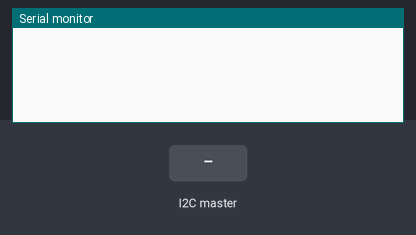
The sketch below on a simulated Arduino Uno, built with avr-gcc and run on an emulated ATmega328P. Shown: the last lines printed to the serial monitor. Inputs (shaded band) come from the test bench.

Above: at 1.2 s.
1.3 s: the I2C master sends the byte 1
At 2.5 s:
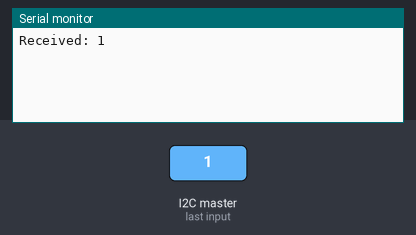
2.8 s: the I2C master sends the byte 90
At 3.7 s:
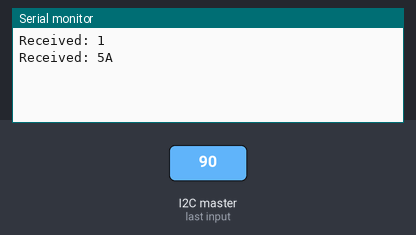
4.3 s: the I2C master sends the byte 200
At 4.9 s:
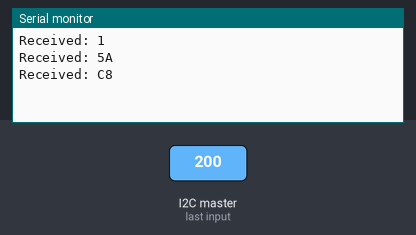

The sketch:

I2C.ino
```cpp
#include <Wire.h>

#define I2C_SLAVE_ADDRESS 0x48  // Same as MSPM0G350x master

uint8_t receivedData[16];  // Buffer to store received data

void setup() {
    Wire.begin(I2C_SLAVE_ADDRESS);  // Set Arduino as I2C slave
    Wire.onReceive(receiveEvent);   // Register receive callback
    Serial.begin(115200);           // Debugging via Serial Monitor
}

void loop() {
    delay(100);  // Just to avoid excessive CPU usage
}

// 📌 Callback: Runs when master sends data
void receiveEvent(int bytes) {
    int i = 0;
    while (Wire.available() && i < 16) {
        receivedData[i++] = Wire.read();  // Read each byte
    }

    Serial.print("Received: ");
    for (int j = 0; j < i; j++) {
        Serial.print(receivedData[j], HEX);
        Serial.print(" ");
    }
    Serial.println();
}
```

Measured:
- after the input at 1.3 s, the serial monitor: prints a new line at once (image 1)
- after the input at 2.8 s, the serial monitor: prints a new line at once (image 2)
- after the input at 4.3 s, the serial monitor: prints a new line at once (image 3)
